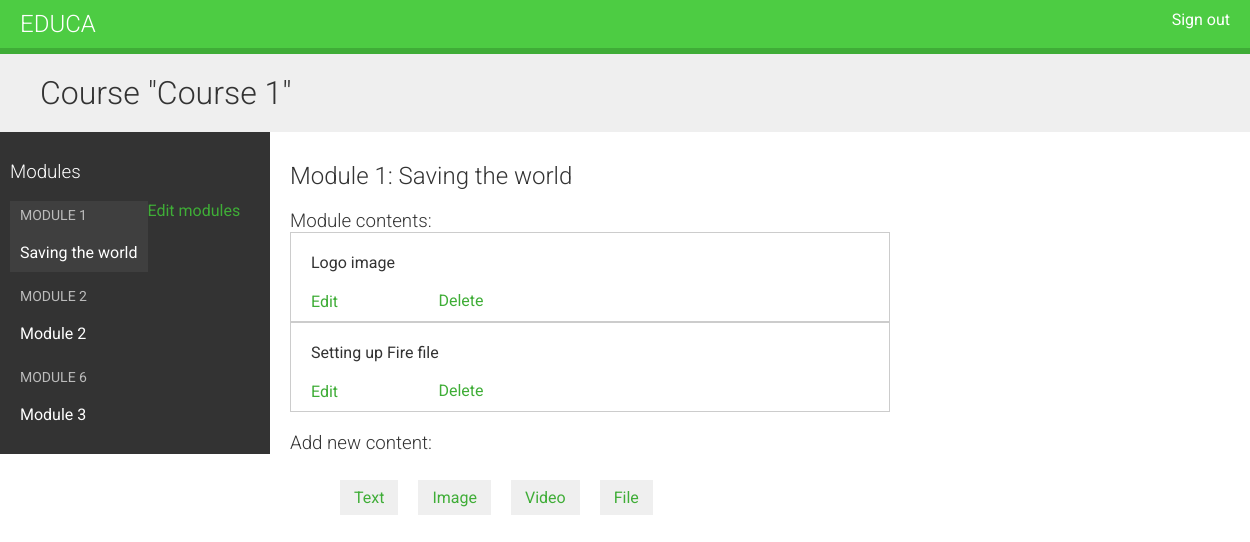
The page /course/module/1/ (signed in) on the database its author committed.
### courses/models.py (models this page shows, shortened)
class Course(models.Model):
    owner = models.ForeignKey(
        User, related_name="courses_created", on_delete=models.CASCADE
    )
    subject = models.ForeignKey(
        Subject, related_name="courses", on_delete=models.CASCADE
    )
    title = models.CharField(max_length=200)
    slug = models.SlugField(max_length=200, unique=True)
    overview = models.TextField()
    created = models.DateTimeField(auto_now_add=True)
    students = models.ManyToManyField(User, related_name="courses_joined", blank=True)
    class Meta:
        ordering = ["created"]

class Module(models.Model):
    course = models.ForeignKey(Course, related_name="modules", on_delete=models.CASCADE)
    title = models.CharField(max_length=200)
    description = models.TextField(blank=True)
    order = OrderField(blank=True, for_fields=["course"])
    class Meta:
        ordering = ["order"]

class Content(models.Model):
    module = models.ForeignKey(
        Module, related_name="contents", on_delete=models.CASCADE
    )
    content_type = models.ForeignKey(
        ContentType,
        on_delete=models.CASCADE,
        limit_choices_to={"model__in": ("text", "video", "image", "file")},
    )
    object_id = models.PositiveIntegerField()
    item = GenericForeignKey("content_type", "object_id")
    order = OrderField(blank=True, for_fields=["module"])
    class Meta:
        ordering = ["order"]

class ItemBase(models.Model):
    owner = models.ForeignKey(
        User, related_name="%(class)s_related", on_delete=models.CASCADE
    )
    title = models.CharField(max_length=250)
    created = models.DateTimeField(auto_now_add=True)
    updated = models.DateTimeField(auto_now=True)
    class Meta:
        abstract = True
    def __str__(self):
        return self.title

class Image(ItemBase):
    file = models.FileField(upload_to="images")

class File(ItemBase):
    file = models.FileField(upload_to="files")

### courses/views.py (the view)
class ModuleContentListView(TemplateResponseMixin, View):
    template_name = "courses/manage/module/content_list.html"
    def get(self, request, module_id):
        module = get_object_or_404(Module, id=module_id, course__owner=request.user)
        return self.render_to_response({"module": module})

### courses/templatetags/course.py (called while the page is built)
@register.filter
def model_name(obj):
    try:
        return obj._meta.model_name
    except AttributeError:
        return None

### courses/templates/courses/manage/module/content_list.html (shortened to what this page needs)
{% extends 'base.html' %}
{% load course %}
{% block content %}
  {% with module.course as course %}
    <h1>Course "{{ course.title }}"</h1>
    <div class="contents">
      <h3>Modules</h3>
      <ul class="modules">
        {% for m in course.modules.all %}
          <li data-id="{{ m.id }}" {% if m == module %}class="selected"{% endif %}>
            <a href="{% url 'module_content_list' m.id %}">
              <span>
                Module <span class="order">{{ m.order|add:1 }}</span>
              </span>
            </a>
            <br>
            {{ m.title }}
          </li>
        {% empty %}
          <li>No modules yet.</li>
        {% endfor %}
      </ul>
      <p>
        <a href="{% url 'course_module_update' course.id %}">Edit modules</a>
      </p>
    </div>
    <div class="module">
      <h2>Module {{ module.order|add:1 }}: {{ module.title }}</h2>
      <h3>Module contents:</h3>
      <div id="module-contents">
        {% for content in module.contents.all %}
          <div data-id="{{ content.id }}">
            {% with content.item as item %}
              <p>{{ item }} {{ item|model_name }}</p>
              <a href="{% url 'module_content_update' module.id item|model_name item.id %}">Edit</a>
              <form action="{% url 'module_content_delete' content.id %}" method="post">
                <input type="submit" value="Delete">
              </form>
            {% endwith %}
          </div>
        {% empty %}
          <p>This module has no contents yet.</p>
        {% endfor %}
      </div>
      <h3>Add new content:</h3>
      <ul class="content-types">
        <li>
          <a href="{% url 'module_content_create' module.id 'text' %}">Text</a>
        </li>
        <li>
          <a href="{% url 'module_content_create' module.id 'image' %}">Image</a>
        </li>
        <li>
          <a href="{% url 'module_content_create' module.id 'video' %}">Video</a>
        </li>
        <li>
          <a href="{% url 'module_content_create' module.id 'file' %}">File</a>
        </li>
      </ul>
    </div>
  {% endwith %}
{% endblock content %}

### courses/static/css/base.css (style rules this page uses)
body { margin:0; font-family:'Roboto', sans-serif; font-weight:400; color:#333; }
a { color:#3fad37; text-decoration:none; }
ul { float:left; }
h1, h2, h3, h4, h5, h6 { font-family:'Roboto', sans-serif; font-weight:300; }
h1 { background:#efefef; width:100%; overflow:auto; padding:20px 0 20px 40px; margin:0; }
.module { padding:10px 20px; float:left; width:600px; }
.module h3 { margin:20px 0 0; padding:0; width:100%; }
.module p { margin:10px 0 20px; width:100%; float:left; }
.contents { width:20%; padding:10px; float:left; background:#333; color: #fff; font-family:'Roboto', sans-serif; }
.contents ul { list-style:none; margin:0; padding:0; }
.contents ul li { margin:0 0 10px 0; padding:4px 10px 10px; overflow:auto; }
.contents ul li.selected { background:#3f3f3f; }
.contents ul span { text-transform:uppercase; color:#bbb; font-size:14px; }
.contents ul a { display:block; color:#fff; text-decoration:none; }
ul.content-types li { list-style:none; float:left; margin:10px; background:#efefef; padding:8px 14px; }
input, select, textarea { border:1px solid #ccc; border-bottom:3px solid #ccc; padding:8px 12px; font-size:16px; font-family:'Roboto', sans-serif; float:left; clear:both; width:300px; }
input[type=submit], a.button { border-radius:5px; background:#4dcc43; color:#fff; font-size:16px; text-transform:uppercase; border:none; padding:10px 20px; margin:20px 0; }
#module-contents div { padding:10px 20px; border:1px solid #ccc; background:#fff }
#module-contents form { margin:0; padding:0; }
#module-contents input[type=submit] { color:#3fad37; background:none; margin:-20px 0 0; padding:0; float:left; text-transform:none; }

### rows shown on the page
Course: title "Course 1"
Module: order|add "1", title "Saving the world"
Module: order|add "2", title "Module 2"
Module: order|add "6", title "Module 3"
Content: item "Logo", item|model_name "image"
Content: item "Setting up Fire", item|model_name "file"
